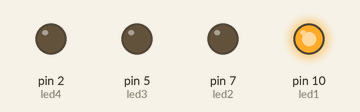
The sketch below on a simulated Arduino Uno, built with avr-gcc and run on an emulated ATmega328P. Parts: output pins drawn as LEDs (lit = HIGH). Random numbers use the default seed unless the sketch sets one.

Above: at 0.05 s.
At 0.55 s:
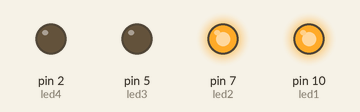
At 1.05 s:
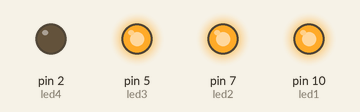
At 3.1 s:
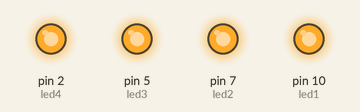
At 6.5 s:
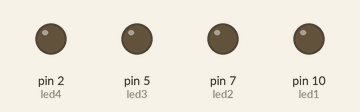
Timing chart, 0 to 9.9 s (numbered marks = the images above):
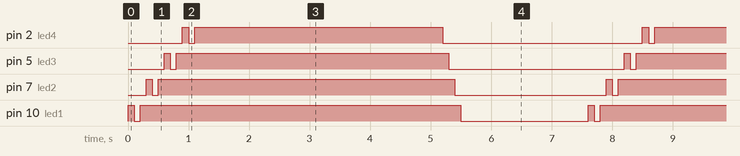

Measured:
- by itself, pin 2 (led4): repeats every 7.6 s: LOW 0.10 s, HIGH 4.1 s, LOW 3.3 s, HIGH 0.10 s
- by itself, pin 5 (led3): repeats every 7.6 s: LOW 0.10 s, HIGH 4.5 s, LOW 2.9 s, HIGH 0.10 s
- by itself, pin 7 (led2): repeats every 7.6 s: LOW 0.10 s, HIGH 4.9 s, LOW 2.5 s, HIGH 0.10 s
- by itself, pin 10 (led1): repeats every 7.6 s: LOW 0.10 s, HIGH 5.3 s, LOW 2.1 s, HIGH 0.10 s

The sketch:

myblinker.ino
```cpp
int led1 = 10;
int led2 = 7;
int led3 = 5;
int led4 = 2;

int leds[] = {led1,led2,led3,led4};
// the setup function runs once when you press reset or power the board
void setup() {
  // initialize digital pin LED_BUILTIN as an output.
  pinMode(led1, OUTPUT);
  pinMode(led2, OUTPUT);
  pinMode(led3, OUTPUT);
  pinMode(led4, OUTPUT);
}


int waittime = 100;


void advent4() {
  for (int i=0; i< 4; i++) {
    digitalWrite(leds[i], HIGH);   // turn the LED on (HIGH is the voltage level)
    delay(waittime);                       // wait for a second
    digitalWrite(leds[i], LOW);   // turn the LED on (HIGH is the voltage level)
    delay(waittime);
    digitalWrite(leds[i], HIGH);   // turn the LED on (HIGH is the voltage level)
    delay(waittime);
  }

  delay(4000);

  for (int i=0; i< 4; i++) {
    digitalWrite(leds[3-i], LOW);    // turn the LED off by making the voltage LOW
    delay(waittime);                       // wait for a second
  }

  delay(2000);
}

void random1() {
  int current = random(4);
  int mode = random(10);

  if (mode >=5) {
      digitalWrite(leds[current], HIGH);
  }
  else {
    digitalWrite(leds[current], LOW);
  }

  delay(waittime);
}

// the loop function runs over and over again forever
void loop() {

  advent4();
  /*

  for (int i=0; i< 4; i++) {
    digitalWrite(leds[i], HIGH);   // turn the LED on (HIGH is the voltage level)
    delay(waittime);                       // wait for a second
  }

  for (int i=0; i< 4; i++) {
    digitalWrite(leds[i], LOW);    // turn the LED off by making the voltage LOW
    delay(waittime);                       // wait for a second
  }*/
}
```
